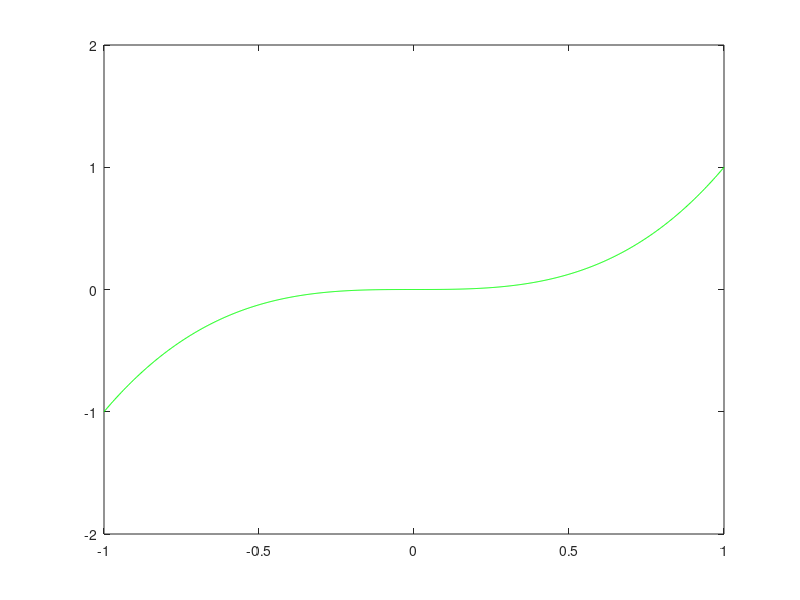

Recreate this plot in MATLAB.
% compute NTERMS terms of the Fourier Series for y=x^3
% plot the result using NPOINTS points from -1 to 1.
% Ali Valiyev, Hüseyin Eren Demirtaş, Murathan Bilgen, Orkhan Ashrafov; 11/30/2021

NTERMS=20;
NPOINTS=1000;
x=linspace(-1,1,NPOINTS);
y=zeros(size(x));
for k=1:NTERMS
  term=2*(-1)^(k+1)*(pi^2/k-6/k^3)*sin(k*x);
  y=y+term;
end
plot(x,y,'b');  % 'b' is for blue line
%hold on
plot(x,x.^3,'g'); % 'g' is for a green line
axis([-1,1,-2,2]);
%hold off


